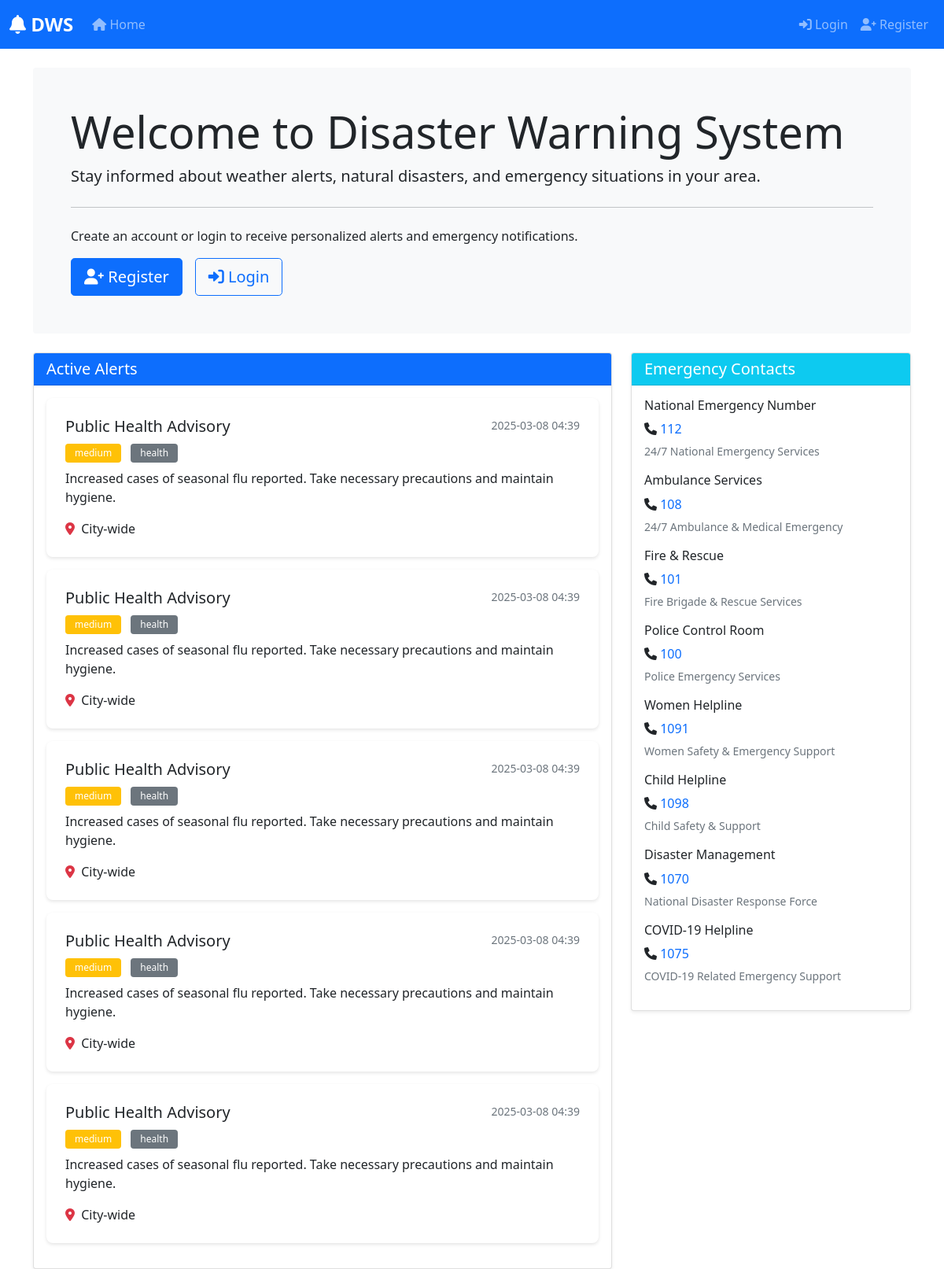
Before: / with the older database file.
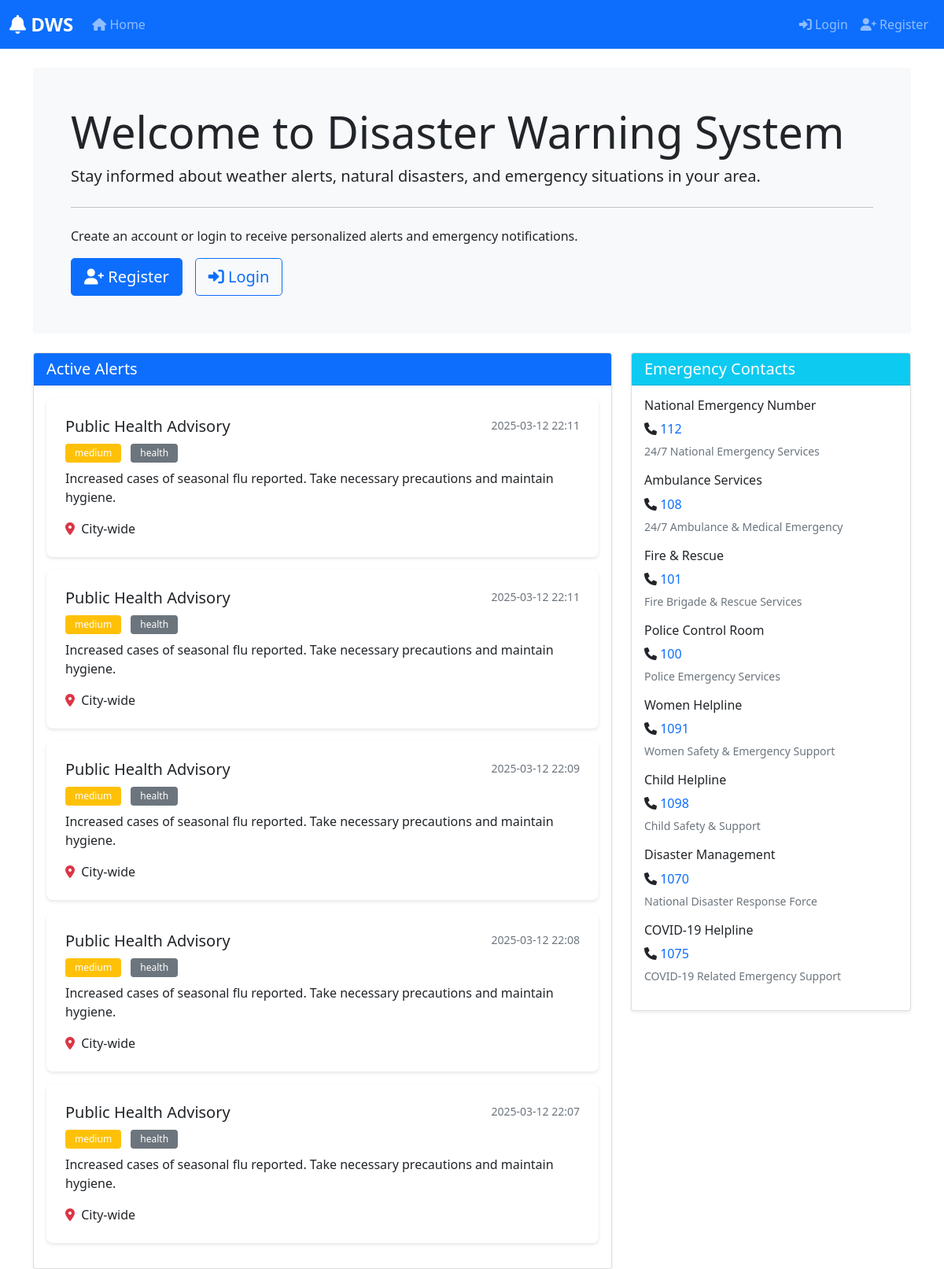
After: the same page with the newer database file.
### app/models/alert.py (models this page shows, shortened)
class Alert(db.Model):
    id = db.Column(db.Integer, primary_key=True)
    title = db.Column(db.String(100), nullable=False)
    description = db.Column(db.Text, nullable=False)
    alert_type = db.Column(db.String(20), nullable=False)
    severity = db.Column(db.String(20), nullable=False)
    location = db.Column(db.String(100), nullable=False)
    created_at = db.Column(db.DateTime, default=datetime.utcnow)
    expires_at = db.Column(db.DateTime)
    is_active = db.Column(db.Boolean, default=True)
    created_by = db.Column(db.Integer, db.ForeignKey('user.id'), nullable=False)
    resolved_at = db.Column(db.DateTime)
    resolved_by = db.Column(db.Integer, db.ForeignKey('user.id'))
    temperature = db.Column(db.Float)
    humidity = db.Column(db.Integer)
    wind_speed = db.Column(db.Float)

### app/models/helpline.py (models this page shows, shortened)
class Helpline(db.Model):
    id = db.Column(db.Integer, primary_key=True)
    name = db.Column(db.String(100), nullable=False)
    number = db.Column(db.String(20), nullable=False)
    description = db.Column(db.Text)
    category = db.Column(db.String(50), nullable=False)  # e.g., 'emergency', 'medical', 'fire', 'police'
    is_active = db.Column(db.Boolean, default=True)
    created_at = db.Column(db.DateTime, default=datetime.utcnow)
    updated_at = db.Column(db.DateTime, default=datetime.utcnow, onupdate=datetime.utcnow)

### app/routes/main.py (the view)
@bp.route('/')
def index():
    alerts = Alert.query.filter_by(is_active=True).order_by(Alert.created_at.desc()).limit(5).all()
    helplines = Helpline.query.filter_by(is_active=True).all()
    if current_user.is_authenticated:
        return redirect(url_for('main.dashboard'))
    return render_template('index.html', alerts=alerts, helplines=helplines)

### app/templates/index.html (shortened to what this page needs)
{% extends "base.html" %}
{% block content %}
<div class="container mt-4">
    <div class="jumbotron bg-light p-5 rounded">
        <h1 class="display-4">Welcome to Disaster Warning System</h1>
        <p class="lead">Stay informed about weather alerts, natural disasters, and emergency situations in your area.</p>
        {% if not current_user.is_authenticated %}
        <hr class="my-4">
        <p>Create an account or login to receive personalized alerts and emergency notifications.</p>
        <div class="d-grid gap-2 d-md-flex">
            <a href="{{ url_for('auth.register') }}" class="btn btn-primary btn-lg me-md-2">
                <i class="fas fa-user-plus"></i> Register
            </a>
            <a href="{{ url_for('auth.login') }}" class="btn btn-outline-primary btn-lg">
                <i class="fas fa-sign-in-alt"></i> Login
            </a>
        </div>
        {% endif %}
    </div>
    <div class="row mt-4">
        <div class="col-md-8">
            <div class="card shadow-sm">
                <div class="card-header bg-primary text-white">
                    <h5 class="card-title mb-0">Active Alerts</h5>
                </div>
                <div class="card-body">
                    {% if alerts %}
                        {% for alert in alerts %}
                        <div class="alert-card mb-3">
                            <div class="d-flex justify-content-between align-items-start">
                                <div>
                                    <h5>{{ alert.title }}</h5>
                                    <span class="badge bg-{{ alert.severity }} me-2">{{ alert.severity }}</span>
                                    <span class="badge bg-secondary">{{ alert.alert_type }}</span>
                                </div>
                                <small class="text-muted">{{ alert.created_at.strftime('%Y-%m-%d %H:%M') }}</small>
                            </div>
                            <p class="mt-2">{{ alert.description }}</p>
                            <div class="mt-2">
                                <i class="fas fa-map-marker-alt text-danger"></i>
                                <span class="ms-1">{{ alert.location }}</span>
                            </div>
                        </div>
                        {% endfor %}
                    {% else %}
                        <p class="text-center text-muted my-4">No active alerts at the moment.</p>
                    {% endif %}
                </div>
            </div>
        </div>
        <div class="col-md-4">
            <div class="card shadow-sm">
                <div class="card-header bg-info text-white">
                    <h5 class="card-title mb-0">Emergency Contacts</h5>
                </div>
                <div class="card-body">
                    {% if helplines %}
                        {% for helpline in helplines %}
                        <div class="mb-3">
                            <h6>{{ helpline.name }}</h6>
                            <p class="mb-1">
                                <i class="fas fa-phone"></i>
                                <a href="tel:{{ helpline.number }}" class="text-decoration-none">{{ helpline.number }}</a>
                            </p>
                            <small class="text-muted">{{ helpline.description }}</small>
                        </div>
                        {% endfor %}
                    {% else %}
                        <p class="text-center text-muted my-4">No emergency contacts available.</p>
                    {% endif %}
                </div>
            </div>
        </div>
    </div>
</div>
{% endblock %}

Changed rows visible on the page:
no longer on this page (row unchanged): Alert: title "Public Health Advisory", severity "medium", alert_type "health", created_at "2025-03-08 04:39", description "Increased cases of seasonal flu reported. Take necessary precautions and maintain hygiene.", location "City-wide"
no longer on this page (row unchanged): Alert: title "Public Health Advisory", severity "medium", alert_type "health", created_at "2025-03-08 04:39", description "Increased cases of seasonal flu reported. Take necessary precautions and maintain hygiene.", location "City-wide"
no longer on this page (row unchanged): Alert: title "Public Health Advisory", severity "medium", alert_type "health", created_at "2025-03-08 04:39", description "Increased cases of seasonal flu reported. Take necessary precautions and maintain hygiene.", location "City-wide"
no longer on this page (row unchanged): Alert: title "Public Health Advisory", severity "medium", alert_type "health", created_at "2025-03-08 04:39", description "Increased cases of seasonal flu reported. Take necessary precautions and maintain hygiene.", location "City-wide"
no longer on this page (row unchanged): Alert: title "Public Health Advisory", severity "medium", alert_type "health", created_at "2025-03-08 04:39", description "Increased cases of seasonal flu reported. Take necessary precautions and maintain hygiene.", location "City-wide"
added Alert: title "Public Health Advisory", severity "medium", alert_type "health", created_at "2025-03-12 22:11", description "Increased cases of seasonal flu reported. Take necessary precautions and maintain hygiene.", location "City-wide"
added Alert: title "Public Health Advisory", severity "medium", alert_type "health", created_at "2025-03-12 22:11", description "Increased cases of seasonal flu reported. Take necessary precautions and maintain hygiene.", location "City-wide"
added Alert: title "Public Health Advisory", severity "medium", alert_type "health", created_at "2025-03-12 22:09", description "Increased cases of seasonal flu reported. Take necessary precautions and maintain hygiene.", location "City-wide"
added Alert: title "Public Health Advisory", severity "medium", alert_type "health", created_at "2025-03-12 22:08", description "Increased cases of seasonal flu reported. Take necessary precautions and maintain hygiene.", location "City-wide"
added Alert: title "Public Health Advisory", severity "medium", alert_type "health", created_at "2025-03-12 22:07", description "Increased cases of seasonal flu reported. Take necessary precautions and maintain hygiene.", location "City-wide"
